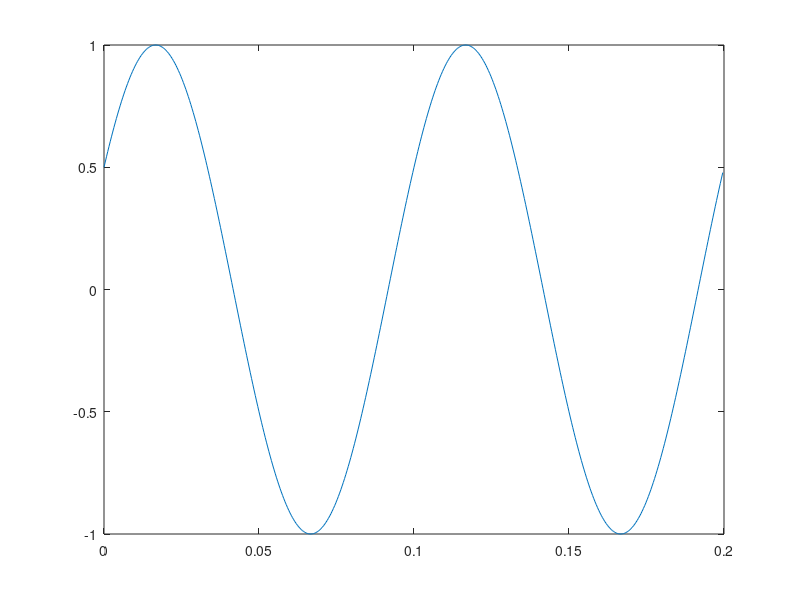

This chart was generated by the following MATLAB code:
z = -3-j*4
z_deg = angle(z)*180/pi
z_real = real(z)
z_imag = imag(z)
t = 0:0.2/500:0.2 - 0.2/500  
f = sin(2*pi*10*t + pi/6)
plot(t, f)
